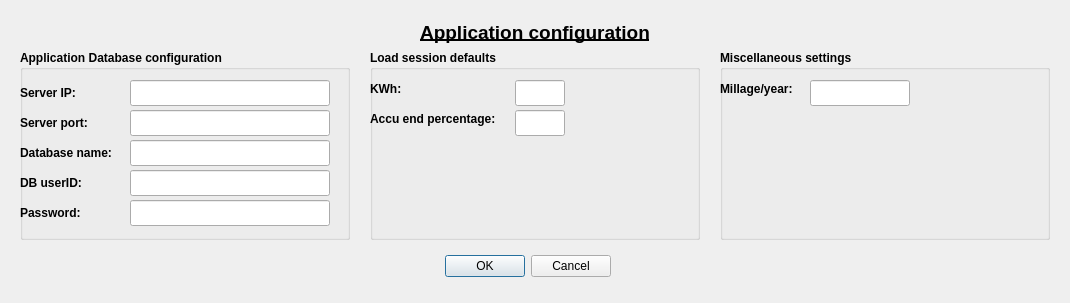
<?xml version="1.0" encoding="UTF-8"?>
<ui version="4.0">
 <class>AppSettingsDialog</class>
 <widget class="QDialog" name="AppSettingsDialog">
  <property name="geometry">
   <rect>
    <x>0</x>
    <y>0</y>
    <width>1070</width>
    <height>303</height>
   </rect>
  </property>
  <property name="windowTitle">
   <string>Application options</string>
  </property>
  <widget class="QDialogButtonBox" name="buttonBox">
   <property name="geometry">
    <rect>
     <x>270</x>
     <y>250</y>
     <width>341</width>
     <height>32</height>
    </rect>
   </property>
   <property name="orientation">
    <enum>Qt::Orientation::Horizontal</enum>
   </property>
   <property name="standardButtons">
    <set>QDialogButtonBox::StandardButton::Cancel|QDialogButtonBox::StandardButton::Ok</set>
   </property>
  </widget>
  <widget class="QGroupBox" name="gbAppDatabase">
   <property name="geometry">
    <rect>
     <x>20</x>
     <y>50</y>
     <width>330</width>
     <height>190</height>
    </rect>
   </property>
   <property name="font">
    <font>
     <bold>true</bold>
    </font>
   </property>
   <property name="title">
    <string>Application Database configuration</string>
   </property>
   <widget class="QLineEdit" name="lneAppDBPassword">
    <property name="geometry">
     <rect>
      <x>110</x>
      <y>150</y>
      <width>200</width>
      <height>26</height>
     </rect>
    </property>
    <property name="font">
     <font>
      <bold>false</bold>
     </font>
    </property>
   </widget>
   <widget class="QLineEdit" name="lneAppDBName">
    <property name="geometry">
     <rect>
      <x>110</x>
      <y>90</y>
      <width>200</width>
      <height>26</height>
     </rect>
    </property>
    <property name="font">
     <font>
      <bold>false</bold>
     </font>
    </property>
   </widget>
   <widget class="QLineEdit" name="lneAppServerIP">
    <property name="geometry">
     <rect>
      <x>110</x>
      <y>30</y>
      <width>200</width>
      <height>26</height>
     </rect>
    </property>
    <property name="font">
     <font>
      <bold>false</bold>
     </font>
    </property>
   </widget>
   <widget class="QLabel" name="lblAppServerPort">
    <property name="geometry">
     <rect>
      <x>0</x>
      <y>60</y>
      <width>105</width>
      <height>26</height>
     </rect>
    </property>
    <property name="text">
     <string>Server port:</string>
    </property>
   </widget>
   <widget class="QLabel" name="lblAppDBUserID">
    <property name="geometry">
     <rect>
      <x>0</x>
      <y>120</y>
      <width>105</width>
      <height>26</height>
     </rect>
    </property>
    <property name="text">
     <string>DB userID:</string>
    </property>
   </widget>
   <widget class="QLabel" name="lblAppDBName">
    <property name="geometry">
     <rect>
      <x>0</x>
      <y>90</y>
      <width>105</width>
      <height>26</height>
     </rect>
    </property>
    <property name="text">
     <string>Database name:</string>
    </property>
   </widget>
   <widget class="QLineEdit" name="lneAppDBUserID">
    <property name="geometry">
     <rect>
      <x>110</x>
      <y>120</y>
      <width>200</width>
      <height>26</height>
     </rect>
    </property>
    <property name="font">
     <font>
      <bold>false</bold>
     </font>
    </property>
   </widget>
   <widget class="QLabel" name="lblAppServerIP">
    <property name="geometry">
     <rect>
      <x>0</x>
      <y>30</y>
      <width>105</width>
      <height>26</height>
     </rect>
    </property>
    <property name="font">
     <font>
      <bold>true</bold>
     </font>
    </property>
    <property name="text">
     <string>Server IP:</string>
    </property>
   </widget>
   <widget class="QLabel" name="lblAppDBPassword">
    <property name="geometry">
     <rect>
      <x>0</x>
      <y>150</y>
      <width>105</width>
      <height>26</height>
     </rect>
    </property>
    <property name="text">
     <string>Password:</string>
    </property>
   </widget>
   <widget class="QLineEdit" name="lneAppServerPort">
    <property name="geometry">
     <rect>
      <x>110</x>
      <y>60</y>
      <width>200</width>
      <height>26</height>
     </rect>
    </property>
    <property name="font">
     <font>
      <bold>false</bold>
     </font>
    </property>
   </widget>
  </widget>
  <widget class="QLabel" name="label">
   <property name="geometry">
    <rect>
     <x>20</x>
     <y>20</y>
     <width>1030</width>
     <height>24</height>
    </rect>
   </property>
   <property name="font">
    <font>
     <pointsize>14</pointsize>
     <bold>true</bold>
     <underline>true</underline>
    </font>
   </property>
   <property name="text">
    <string>Application configuration</string>
   </property>
   <property name="alignment">
    <set>Qt::AlignmentFlag::AlignCenter</set>
   </property>
  </widget>
  <widget class="QGroupBox" name="gbLoadSessionDefaults">
   <property name="geometry">
    <rect>
     <x>370</x>
     <y>50</y>
     <width>330</width>
     <height>190</height>
    </rect>
   </property>
   <property name="font">
    <font>
     <bold>true</bold>
    </font>
   </property>
   <property name="title">
    <string>Load session defaults</string>
   </property>
   <widget class="QLabel" name="lbLoadSesDefKWh">
    <property name="geometry">
     <rect>
      <x>0</x>
      <y>30</y>
      <width>140</width>
      <height>18</height>
     </rect>
    </property>
    <property name="text">
     <string>KWh:</string>
    </property>
   </widget>
   <widget class="QLabel" name="lbLoadSesDefAccuEnd">
    <property name="geometry">
     <rect>
      <x>0</x>
      <y>60</y>
      <width>140</width>
      <height>18</height>
     </rect>
    </property>
    <property name="text">
     <string>Accu end percentage:</string>
    </property>
   </widget>
   <widget class="QLineEdit" name="lnLoadSesDefKWh">
    <property name="geometry">
     <rect>
      <x>145</x>
      <y>30</y>
      <width>50</width>
      <height>26</height>
     </rect>
    </property>
    <property name="font">
     <font>
      <bold>false</bold>
     </font>
    </property>
   </widget>
   <widget class="QLineEdit" name="lnLoadSesDefAccuEnd">
    <property name="geometry">
     <rect>
      <x>145</x>
      <y>60</y>
      <width>50</width>
      <height>26</height>
     </rect>
    </property>
    <property name="font">
     <font>
      <bold>false</bold>
     </font>
    </property>
   </widget>
  </widget>
  <widget class="QGroupBox" name="gbMiscSettings">
   <property name="geometry">
    <rect>
     <x>720</x>
     <y>50</y>
     <width>330</width>
     <height>190</height>
    </rect>
   </property>
   <property name="font">
    <font>
     <bold>true</bold>
    </font>
   </property>
   <property name="title">
    <string>Miscellaneous settings</string>
   </property>
   <widget class="QLabel" name="lbMiscMillageYear">
    <property name="geometry">
     <rect>
      <x>0</x>
      <y>30</y>
      <width>85</width>
      <height>18</height>
     </rect>
    </property>
    <property name="text">
     <string>Millage/year:</string>
    </property>
   </widget>
   <widget class="QLineEdit" name="lnMiscMillageYear">
    <property name="geometry">
     <rect>
      <x>90</x>
      <y>30</y>
      <width>100</width>
      <height>26</height>
     </rect>
    </property>
    <property name="font">
     <font>
      <bold>false</bold>
     </font>
    </property>
   </widget>
  </widget>
 </widget>
 <resources/>
 <connections>
  <connection>
   <sender>buttonBox</sender>
   <signal>accepted()</signal>
   <receiver>AppSettingsDialog</receiver>
   <slot>accept()</slot>
   <hints>
    <hint type="sourcelabel">
     <x>248</x>
     <y>254</y>
    </hint>
    <hint type="destinationlabel">
     <x>157</x>
     <y>274</y>
    </hint>
   </hints>
  </connection>
  <connection>
   <sender>buttonBox</sender>
   <signal>rejected()</signal>
   <receiver>AppSettingsDialog</receiver>
   <slot>reject()</slot>
   <hints>
    <hint type="sourcelabel">
     <x>316</x>
     <y>260</y>
    </hint>
    <hint type="destinationlabel">
     <x>286</x>
     <y>274</y>
    </hint>
   </hints>
  </connection>
 </connections>
</ui>
